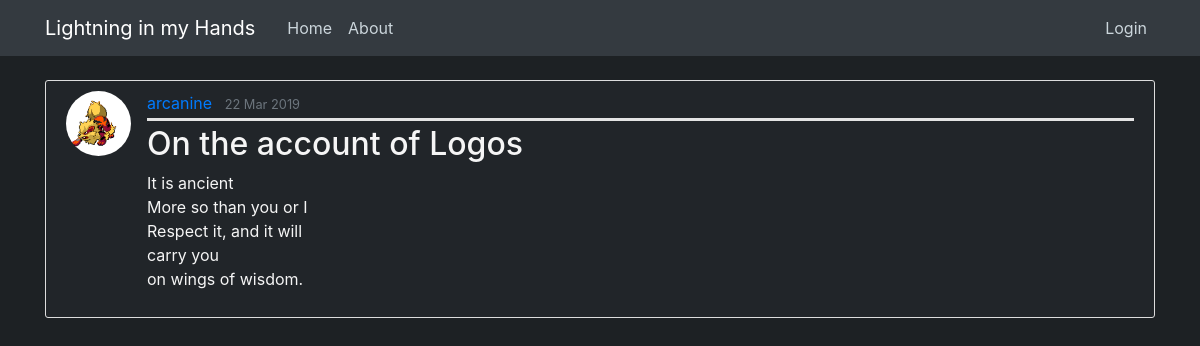
Screenshot of /post/2 with the database file from the repository.
### lightning_flask/models.py (models this page shows, shortened)
class User(db.Model, UserMixin):
    id = db.Column(db.Integer, primary_key=True)
    username = db.Column(db.String(20), unique=True, nullable=False)
    email = db.Column(db.String(120), unique=True, nullable=False)
    image_file = db.Column(db.String(20), nullable=False, default='default.jpg')
    password = db.Column(db.String(60), nullable=False)
    posts = db.relationship('Post', backref='author', lazy=True)

class Post(db.Model):
    id = db.Column(db.Integer, primary_key=True)
    title = db.Column(db.String(100), nullable=False)
    date_posted = db.Column(db.DateTime, nullable=False, default=datetime.utcnow)
    content = db.Column(db.Text, nullable=False)
    user_id = db.Column(db.Integer, db.ForeignKey('user.id'), nullable=False)

### lightning_flask/posts/routes.py (the view)
@posts.route("/post/<int:post_id>")
def post(post_id):
    post = Post.query.get_or_404(post_id)
    return render_template('post.html', title=post.title, post=post)

### lightning_flask/templates/post.html (shortened to what this page needs)
{% extends "layout.html" %}
{% block content %}
    <article class="media content-section">
        <img class="rounded-circle article-img" src="{{ url_for('static', filename='profile_pics/' + post.author.image_file) }}">
        <div class="media-body">
        <div class="article-metadata">
            <a class="mr-2" href="{{ url_for('users.user_posts', username=post.author.username) }}">{{ post.author.username }}</a>
            <small class="text-muted">{{ post.date_posted.strftime('%d %b %Y') }}</small>
        </div>
        <h2 class="article-title">{{ post.title }}</h2>
        <p class="article-content">{{ post.content }}</p>
        </div>
    </article>
{% endblock content %}

### lightning_flask/static/dev-main.css (style rules this page uses)
body { background: #1d2124; color: #333333; margin-top: 5rem; }
h1, h2, h3, h4, h5, h6 { color: #007bff; }
p { color: whitesmoke; }
.content-section { background: #212529; padding: 10px 20px; border: 1px solid #dddddd; border-radius: 3px; margin-bottom: 20px; }
.article-title { color: whitesmoke; }
.article-content { white-space: pre-line; }
.article-img { height: 65px; width: 65px; margin-right: 16px; }
.article-metadata { padding-bottom: 3px; margin-bottom: 4px; border-bottom: 3px solid #e3e3e3 }

### rows the page displays
User: image_file (picture), author.username "arcanine"
Post: date_posted "22 Mar 2019", title "On the account of Logos", content "It is ancient More so than you or I Respect it, and it will carry you on wings of wisdom."
